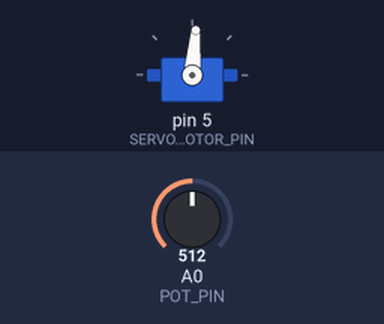
Simulated run of this sketch. Board: Arduino Uno, built with avr-gcc and run on an emulated ATmega328P. Shown: servo. The inputs (shaded band) are chosen by the test bench; at power-on: A0 (POT_PIN) = 512.

Above: at 1.2 s.
1.3 s: A0 (POT_PIN) set to 716
At 2.1 s:
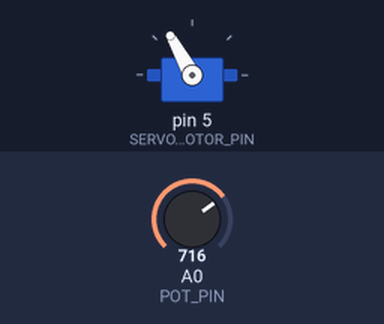
2.8 s: A0 (POT_PIN) set to 900
At 3.2 s:
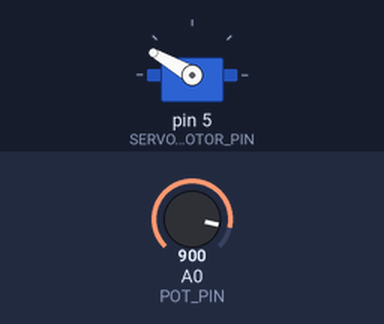
4.3 s: A0 (POT_PIN) set to 1023
At 5.5 s:
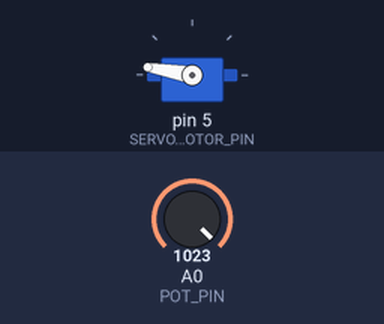
5.8 s: A0 (POT_PIN) set to 306
At 6.7 s:
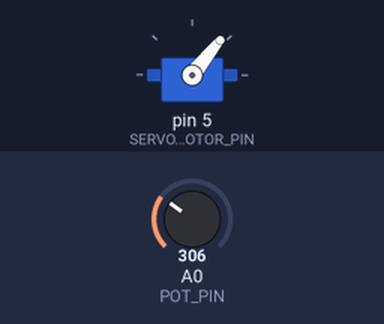
7.3 s: A0 (POT_PIN) set to 122
At 7.8 s:
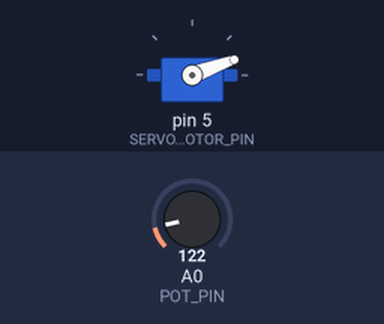
8.8 s: A0 (POT_PIN) set to 511
At 10.2 s:
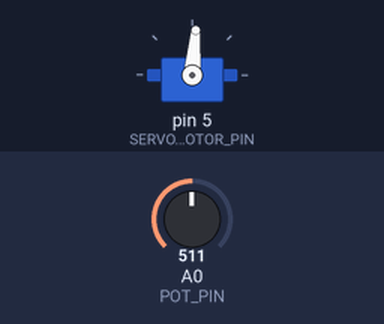
Timing chart, 0 to 11.3 s (numbered marks = the images above; inputs shaded):
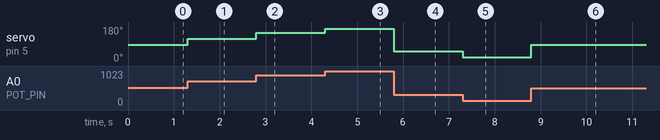

Measured:
- after the input at 1.3 s, servo on pin 5 (SERVO_MOTOR_PIN): 85° → 119° at once
- after the input at 2.8 s, servo on pin 5 (SERVO_MOTOR_PIN): 119° → 150° at once
- after the input at 4.3 s, servo on pin 5 (SERVO_MOTOR_PIN): 150° → 170° at once
- after the input at 5.8 s, servo on pin 5 (SERVO_MOTOR_PIN): 170° → 51° at once
- after the input at 7.3 s, servo on pin 5 (SERVO_MOTOR_PIN): 51° → 20° at once
- after the input at 8.8 s, servo on pin 5 (SERVO_MOTOR_PIN): 20° → 85° at once

The sketch:

16_pwm_servo_variable_resistance.ino
```cpp
#include <Servo.h>

const int SERVO_MOTOR_PIN = 5;
const int POT_PIN = 0;
const int ON = 1;
const int OFF = 0;

int angle = 0;
Servo servo;

void setup() {
  servo.attach(SERVO_MOTOR_PIN);

}

void loop() {

  int reading = analogRead(POT_PIN);
  int angle = reading / 6;
  servo.write(angle);

}
```
